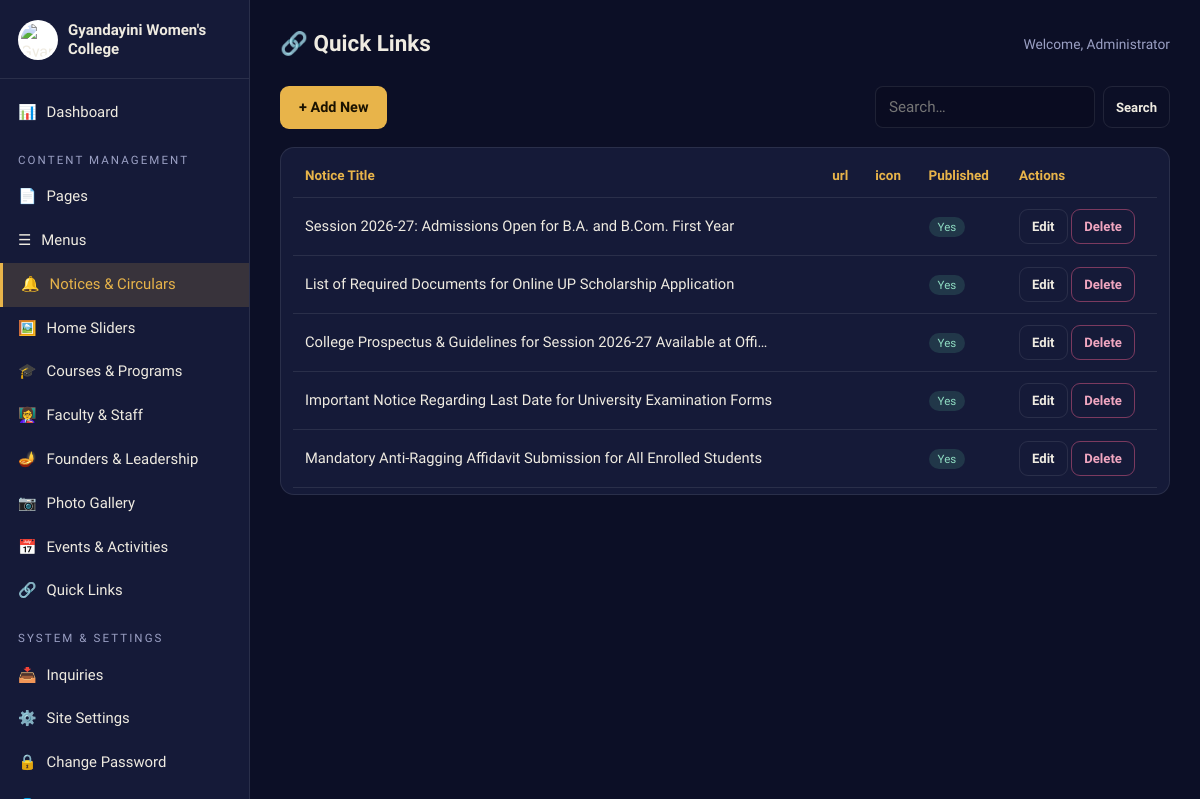
Page /admin/manage.php?t=notices (signed in) on the committed database.
### tables this page shows
CREATE TABLE `notices` (
  `id` INT AUTO_INCREMENT PRIMARY KEY,
  `title` VARCHAR(255) NOT NULL,
  `notice_date` DATE NULL,
  `file_path` VARCHAR(255) DEFAULT '',
  `link_url` VARCHAR(255) DEFAULT '',
  `is_new` TINYINT(1) DEFAULT 1,
  `sort_order` INT DEFAULT 0,
  `is_active` TINYINT(1) DEFAULT 1
);

### includes/functions.php (called while the page is built, shortened)
<?php
function e($str) { return htmlspecialchars((string)$str, ENT_QUOTES, 'UTF-8'); }
function url($path = '') { return BASE_URL . '/' . ltrim($path, '/'); }

### admin/auth.php (called while the page is built, shortened)
<?php
require_once dirname(__DIR__) . '/includes/functions.php';
function admin_user() { return $_SESSION['admin'] ?? null; }

### admin/manage.php (the view, shortened to what this page needs)
<?php
require_once __DIR__ . '/auth.php';
require_once __DIR__ . '/entities.php';
$t = $_GET['t'] ?? '';
$en     = $ENTITIES[$t];
$table  = $en['table'];
$fields = $en['fields'];
$action = $_GET['a'] ?? 'list';
$id     = (int)($_GET['id'] ?? 0);
$flash  = ''; $flashType = 'ok';
include __DIR__ . '/inc/header.php';
if ($action === 'edit' || $action === 'new'):
    $row = [];
    if ($id) {
        $st = $pdo->prepare("SELECT * FROM `$table` WHERE id=? LIMIT 1");
        $st->execute([$id]);
        $row = $st->fetch() ?: [];
    }
?>
  <div class="topline">
    <h1><?= $id ? 'Edit' : 'Add New' ?> — <?= e($en['label']) ?></h1>
    <a class="btn btn-ghost btn-sm" href="<?= url("admin/manage.php?t=$t") ?>">← Back to List</a>
  </div>
  <?php if ($flash): ?><div class="msg <?= $flashType ?>"><?= e($flash) ?></div><?php endif; ?>
  <div class="panel">
    <form class="form" method="post" enctype="multipart/form-data" action="<?= url("admin/manage.php?t=$t&a=edit&id=$id") ?>">
      <?= csrf_field() ?>
      <?php foreach ($fields as $name => $f):
        $val = $row[$name] ?? ($f['default'] ?? ''); ?>
        <div>
          <?php if ($f['type'] === 'check'): ?>
            <div class="check">
              <input type="checkbox" id="f_<?= $name ?>" name="<?= $name ?>" value="1" <?= $val ? 'checked' : '' ?>>
              <label for="f_<?= $name ?>"><?= e($f['label']) ?></label>
            </div>
          <?php elseif ($f['type'] === 'html'): ?>
            <label for="f_<?= $name ?>"><?= e($f['label']) ?></label>
            <textarea class="html" id="f_<?= $name ?>" name="<?= $name ?>"><?= e($val) ?></textarea>
            <p class="hint">HTML formatting supported — &lt;p&gt; &lt;h3&gt; &lt;ul&gt;&lt;li&gt; &lt;table&gt; &lt;a href&gt; &lt;strong&gt;</p>
          <?php elseif ($f['type'] === 'textarea'): ?>
            <label for="f_<?= $name ?>"><?= e($f['label']) ?></label>
            <textarea id="f_<?= $name ?>" name="<?= $name ?>"><?= e($val) ?></textarea>
          <?php elseif ($f['type'] === 'image'): ?>
            <label><?= e($f['label']) ?></label>
            <?php if ($val): ?>
              <div class="thumb-now">
                <?php if (preg_match('/\.(jpe?g|png|gif|webp)$/i', $val)): ?>
                  <img src="<?= e(media($val)) ?>" alt="">
                <?php else: ?>
                  <a href="<?= e(media($val)) ?>" target="_blank">📎 View Current File</a>
                <?php endif; ?>
                <span class="hint">Selecting a new file will replace the current one</span>
              </div>
            <?php endif; ?>
            <input type="hidden" name="<?= $name ?>_existing" value="<?= e($val) ?>">
            <input type="file" name="<?= $name ?>">
          <?php elseif ($f['type'] === 'select'): ?>
            <label for="f_<?= $name ?>"><?= e($f['label']) ?></label>
            <select id="f_<?= $name ?>" name="<?= $name ?>">
              <?php foreach ($f['options'] as $o): ?>
                <option value="<?= e($o) ?>" <?= $val === $o ? 'selected' : '' ?>><?= e($o) ?></option>
              <?php endforeach; ?>
            </select>
          <?php elseif ($f['type'] === 'parent'): ?>
            <label for="f_<?= $name ?>"><?= e($f['label']) ?></label>
            <select id="f_<?= $name ?>" name="<?= $name ?>">
              <option value="0">— Top Level (Main Menu) —</option>
              <?php foreach ($pdo->query("SELECT id,title FROM menus WHERE parent_id=0 ORDER BY sort_order") as $p): ?>
                <option value="<?= (int)$p['id'] ?>" <?= (int)$val === (int)$p['id'] ? 'selected' : '' ?>><?= e($p['title']) ?></option>
              <?php endforeach; ?>
            </select>
          <?php else: ?>
            <label for="f_<?= $name ?>"><?= e($f['label']) ?></label>
            <input type="<?= $f['type'] === 'number' ? 'number' : ($f['type'] === 'date' ? 'date' : 'text') ?>"
                   id="f_<?= $name ?>" name="<?= $name ?>" value="<?= e($val) ?>" <?= !empty($f['req']) ? 'required' : '' ?>>
          <?php endif; ?>
          <?php if (!empty($f['hint'])): ?><p class="hint"><?= e($f['hint']) ?></p><?php endif; ?>
        </div>
      <?php endforeach; ?>
      <div style="display:flex;gap:12px;flex-wrap:wrap">
        <button class="btn btn-gold" type="submit">Save Changes</button>
        <a class="btn btn-ghost" href="<?= url("admin/manage.php?t=$t") ?>">Cancel</a>
        <?php if ($id): ?>
          <a class="btn btn-danger" href="<?= url("admin/manage.php?t=$t&a=delete&id=$id") ?>"
             onclick="return confirm('Are you sure you want to delete this record?')">Delete</a>
        <?php endif; ?>
      </div>
    </form>
  </div>
<?php else:
  $q = trim($_GET['q'] ?? '');
  $order = $en['order'] ?? 'sort_order ASC, id ASC';
  if ($q) {
      $firstCol = $en['list'][0];
      $st = $pdo->prepare("SELECT * FROM `$table` WHERE `$firstCol` LIKE ? ORDER BY $order");
      $st->execute(['%' . $q . '%']);
      $rows = $st->fetchAll();
  } else {
      $rows = $pdo->query("SELECT * FROM `$table` ORDER BY $order")->fetchAll();
  }
?>
  <div class="topline">
    <h1><?= $en['icon'] ?> <?= e($en['label']) ?></h1>
    <span class="who">Welcome, <?= e($me['name'] ?: $me['username']) ?></span>
  </div>
  <div class="toolbar">
    <a class="btn btn-gold" href="<?= url("admin/manage.php?t=$t&a=new") ?>">+ Add New</a>
    <form class="search" method="get">
      <input type="text" name="q" placeholder="Search…" value="<?= e($q) ?>">
      <button class="btn btn-ghost btn-sm" type="submit">Search</button>
    </form>
  </div>
  <div class="panel" style="padding:6px 12px">
    <table class="grid">
      <thead><tr>
        <?php foreach ($en['list'] as $col): ?><th><?= e($fields[$col]['label'] ?? $col) ?></th><?php endforeach; ?>
        <th style="width:150px">Actions</th>
      </tr></thead>
      <tbody>
      <?php foreach ($rows as $r): ?>
        <tr>
          <?php foreach ($en['list'] as $col):
            $v = $r[$col] ?? ''; ?>
            <td>
              <?php if (($fields[$col]['type'] ?? '') === 'image' && $v): ?>
                <img src="<?= e(media($v)) ?>" alt="">
              <?php elseif (($fields[$col]['type'] ?? '') === 'check'): ?>
                <span class="badge <?= $v ? 'on' : 'off' ?>"><?= $v ? 'Yes' : 'No' ?></span>
              <?php elseif ($col === 'parent_id'): ?>
                <?= $v ? e($pdo->query("SELECT title FROM menus WHERE id=" . (int)$v)->fetchColumn()) : '—' ?>
              <?php else: ?>
                <?= e(mb_strimwidth((string)$v, 0, 70, '…')) ?>
              <?php endif; ?>
            </td>
          <?php endforeach; ?>
          <td>
            <a class="btn btn-ghost btn-sm" href="<?= url("admin/manage.php?t=$t&a=edit&id=" . (int)$r['id']) ?>">Edit</a>
            <a class="btn btn-danger btn-sm" href="<?= url("admin/manage.php?t=$t&a=delete&id=" . (int)$r['id']) ?>"
               onclick="return confirm('Delete this record?')">Delete</a>
          </td>
        </tr>
      <?php endforeach; ?>
      </tbody>
    </table>
  </div>
<?php endif; ?>
<?php include __DIR__ . '/inc/footer.php'; ?>

### admin/assets/admin.css (style rules this page uses)
:root { --a-bg:#0C0F26; --a-panel:#151A38; --a-panel2:#1D2350; --a-line:rgba(255,255,255,.09); --a-gold:#E8B44A; --a-rose:#C0517A; --a-text:#EFEBE1; --a-muted:#9BA0C4; --a-ok:#4FA98B; }
* { box-sizing:border-box; }
body { margin:0; font-family:"Mukta","Noto Sans Devanagari",system-ui,sans-serif; background:var(--a-bg); color:var(--a-text); font-size:16px; line-height:1.6; }
a { color:var(--a-gold); text-decoration:none; }
.topline { display:flex; justify-content:space-between; align-items:center; gap:16px; flex-wrap:wrap; margin-bottom:24px; }
.topline h1 { font-size:1.4rem; margin:0; }
.who { font-size:.86rem; color:var(--a-muted); }
.btn { display:inline-flex; align-items:center; gap:7px; padding:9px 18px; border-radius:9px; border:1px solid transparent; font-family:inherit; font-size:.9rem; font-weight:600; cursor:pointer; }
.btn-gold { background:var(--a-gold); color:#1A1200; }
.btn-ghost { border-color:var(--a-line); color:var(--a-text); background:transparent; }
.btn-danger { background:transparent; border-color:rgba(192,81,122,.6); color:#F0A6C0; }
.btn-sm { padding:6px 12px; font-size:.82rem; }
.panel { background:var(--a-panel); border:1px solid var(--a-line); border-radius:14px; padding:22px; margin-bottom:22px; }
table.grid { width:100%; border-collapse:collapse; font-size:.92rem; }
table.grid th,table.grid td { padding:11px 12px; border-bottom:1px solid var(--a-line); text-align:left; vertical-align:middle; }
table.grid th { color:var(--a-gold); font-weight:600; font-size:.84rem; }
.badge { font-size:.72rem; padding:3px 9px; border-radius:20px; }
.badge.on { background:rgba(79,169,139,.2); color:#8FDCC2; }
input[type=text],input[type=email],input[type=password],input[type=number],input[type=date],select,textarea { width:100%; background:rgba(10,13,32,.75); border:1px solid var(--a-line); color:var(--a-text); border-radius:8px; padding:11px 13px; font-family:inherit; font-size:.95rem; }
.toolbar { display:flex; gap:10px; justify-content:space-between; align-items:center; margin-bottom:18px; flex-wrap:wrap; }
.search { display:flex; gap:8px; }
.search input { width:220px; }

### rows in the picture
notices: title "Session 2026-27: Admissions Open for B.A. and B.Com. First Year", is_active "Yes"
notices: title "List of Required Documents for Online UP Scholarship Application", is_active "Yes"
notices: title "College Prospectus & Guidelines for Session 2026-27 Available at Offi…", is_active "Yes"
notices: title "Important Notice Regarding Last Date for University Examination Forms", is_active "Yes"
notices: title "Mandatory Anti-Ragging Affidavit Submission for All Enrolled Students", is_active "Yes"

### other values in the picture
setting('site_name_en') "Gyandayini Women's College"
$en['icon'] "📄"
$en['label'] "Pages"
$en['icon'] "☰"
$en['label'] "Menus"
$en['icon'] "🔔"
$en['label'] "Notices & Circulars"
$en['icon'] "🖼️"
$en['label'] "Home Sliders"
$en['icon'] "🎓"
$en['label'] "Courses & Programs"
$en['icon'] "👩‍🏫"
$en['label'] "Faculty & Staff"
$en['icon'] "🪔"
$en['label'] "Founders & Leadership"
